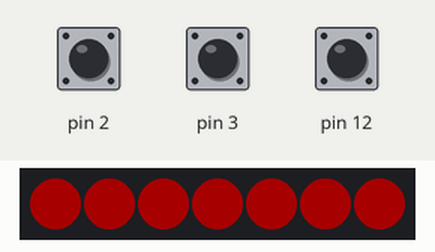
Recording of a sketch running on a simulated Arduino Uno, built with avr-gcc and run on an emulated ATmega328P. Shown: 7 RGB LEDs in strip order, left to right. Inputs (shaded band) come from the test bench; at power-on: pin 2 HIGH, pin 3 HIGH, pin 12 HIGH. Dim RGB values are drawn brighter than linear.

Above: at 1.5 s.
1.6 s: pin 2 pulled LOW for 0.15 s
At 2.5 s:
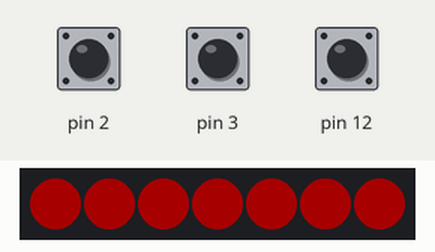
3.2 s: pin 3 pulled LOW for 1 s
At 3.52 s:
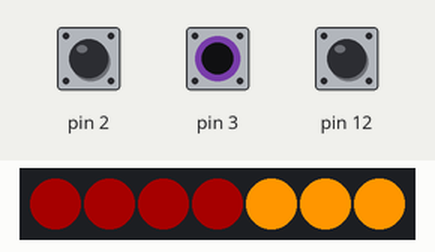
5.7 s: pin 12 pulled LOW for 0.15 s
At 5.77 s:
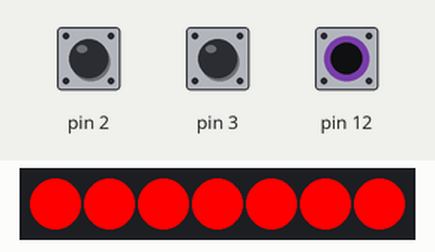
7.3 s: pin 2 pulled LOW for 1 s
At 8.24 s:
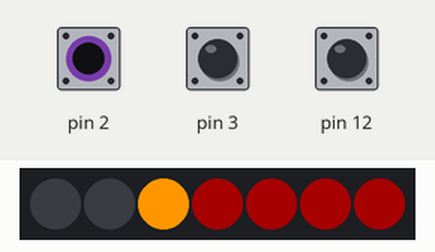
9.8 s: pin 2 pulled LOW for 3.2 s
At 10.12 s:
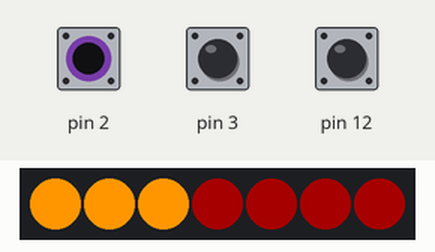
14.5 s: pin 3 pulled LOW for 3.2 s
At 17.6 s:
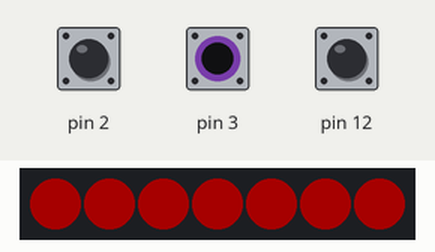
Timing chart, 0 to 19.1 s (numbered marks = the images above; inputs shaded):
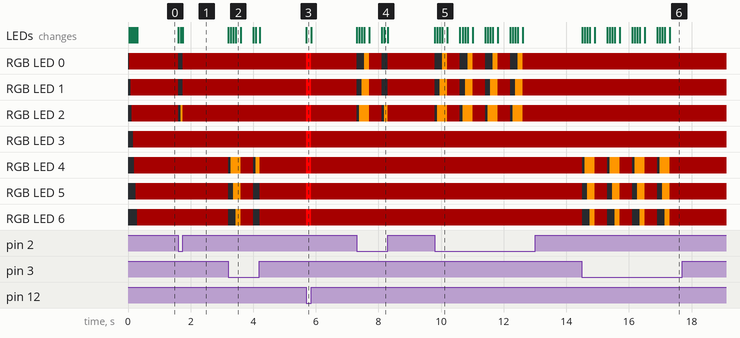

Measured:
- after the input at 1.6 s, RGB LED 0, RGB LED 1: RGB(40, 0, 0) → off at once, → RGB(40, 0, 0) 0.15 s later; RGB LED 2: RGB(40, 0, 0) → off at once, → RGB(255, 150, 0) 0.08 s later, → RGB(40, 0, 0) 0.07 s later; the LEDs: first change at once (image 1 shows a later state)
- after the input at 3.2 s, RGB LED 5: RGB(40, 0, 0) → off at once, → RGB(255, 150, 0) 0.16 s later, → RGB(40, 0, 0) 0.24 s later, → off 0.40 s later, … (5 changes in this stretch); RGB LED 6: RGB(40, 0, 0) → off at once, → RGB(255, 150, 0) 0.24 s later, → RGB(40, 0, 0) 0.16 s later, → off 0.40 s later, … (5 changes in this stretch)
- after the input at 5.7 s, RGB LED 0–6: RGB(40, 0, 0) → RGB(255, 0, 0) at once, → RGB(40, 0, 0) 0.15 s later; the LEDs: change at once (image 3)
- after the input at 7.3 s, RGB LED 0: RGB(40, 0, 0) → off at once, → RGB(255, 150, 0) 0.24 s later, → RGB(40, 0, 0) 0.16 s later, → off 0.40 s later, … (5 changes in this stretch); RGB LED 1: RGB(40, 0, 0) → off at once, → RGB(255, 150, 0) 0.16 s later, → RGB(40, 0, 0) 0.24 s later, → off 0.40 s later, … (5 changes in this stretch)

The sketch:

BikeLight_Demo.ino
```cpp
// This demo is coded by Teemu Laurila @ Teukkaniikka
// Date: 09.10.2020
//
// Use as you wish, but don't claim that you coded this, because
// you obviously didn't, and you would get a lot of crap for showing
// something this buggy to someone else.

/*
 * This thing works with Neopixels (aka. WS2812B LEDs)
 */

/************************ Afafruit neopixel object **************************/

#include <Adafruit_NeoPixel.h>

#define PIN 4         // Neopixel DIN-pin goes here
#define LED_COUNT 7   // How many leds do you have?

/***************************** Blink variables ******************************/

bool brake_state        = false;      // Is the brake activated?
bool left_blink_state   = false;      // Is left blinker activated?
bool right_blink_state  = false;      // Is right blinker activated?
bool blinkInit          = true;       // This will reset the blink animation
                                      // if it has stopped in the middle of it.

int8_t blink_state      = 0;          // 0 = no blink, -1 = left, 1 = right
uint16_t blink_delay    = 400;        // This is the delay between on/off states
                                      // of the indicator in ms

long oldBlink           = 0;          // Last time that the
                                      // blink state has changed.

/************************ COLORS & NEOPIXEL SETTINGS ************************/

Adafruit_NeoPixel led = Adafruit_NeoPixel(LED_COUNT, PIN, NEO_GRB + NEO_KHZ800);

const uint32_t white    = led.Color(255, 255, 255); // White
const uint32_t dim_red  = led.Color(40, 0, 0);      // Dark red
const uint32_t red      = led.Color(255, 0, 0);     // Red
const uint32_t yellow   = led.Color(255, 150, 0);   // Yellow
//const uint32_t dim_red  = led.Color(50,0,20);     // Dark Purple
//const uint32_t red      = led.Color(255,0,80);    // Purple

/****************************** SWEEP SETTINGS ******************************/

// Is the sweep still going on?
bool sweepBusy = false;

// In which pixel are we in the animation? (index)
int8_t sweepIndex = 0;

// Last animation update in ms
unsigned long oldUpdate = 0;

// How long to wait between animation steps in ms
uint16_t sweepUpdateInterval = 80; // 80

/*********************************** SETUP **********************************/

void setup() {
  // Setup all of the inputs (these are probably
  //                          used only for testing)
  pinMode(2, INPUT_PULLUP);
  pinMode(3, INPUT_PULLUP);
  pinMode(12, INPUT_PULLUP);

  // Setup the neopixel library
  led.begin();

  // Lower the sweepUpdateInterval to
  // speed up the startup animation.
  sweepUpdateInterval = 40;

  // Initialize the color of the boot animation
  uint32_t color = dim_red;

  // Set the sweepBusy to true to find out if it's running
  // FIXME: This shouldn't be needed, but the code doesn't work
  //        without this.
  sweepBusy = true;

  // Startup animation
  while (true) {
    // Set the color according to the brake status
    if (not digitalRead(12)) {
      color = red;
    } else {
      color = dim_red;
    }

    // Do a sweep
    sweep(0, LED_COUNT, true, color);

    // If the sweep is finished, break the while loop
    if (not sweepBusy) {
      break;
    }
  }

  // Set the sweep interval back to normal
  sweepUpdateInterval = 80;
}

/*********************************** LOOP **********************************/

void loop() {

  // If indicating to left
  if (digitalRead(2) == LOW) {
    if (blink_state == 0) {
      blink_state = -1;
    }
  }

  // If indicating to right
  if (digitalRead(3) == LOW) {
    if (blink_state == 0) {
      blink_state = 1;
    }
  }

  // Brake status
  brake_state = not digitalRead(12);

  // If both indicators are off
  if (digitalRead(2) == HIGH && digitalRead(3) == HIGH) {
    blink_state = 0;
  }

  // If we are not braking or indicating
  if (blink_state == 0 && brake_state == 0) {
    led.setPixelColor(0, dim_red);
    led.setPixelColor(1, dim_red);
    led.setPixelColor(2, dim_red);
    led.setPixelColor(3, dim_red);
    led.setPixelColor(4, dim_red);
    led.setPixelColor(5, dim_red);
    led.setPixelColor(6, dim_red);
  }

  // Braking without blinkers
  if (blink_state == 0 && brake_state == 1) {
    led.setPixelColor(0, red);
    led.setPixelColor(1, red);
    led.setPixelColor(2, red);
    led.setPixelColor(3, red);
    led.setPixelColor(4, red);
    led.setPixelColor(5, red);
    led.setPixelColor(6, red);
  }

  // If indicators are activated
  if (blink_state != 0) {
    uint32_t redColor = 0;

    // Handle the braking color
    if (brake_state) {
      redColor = red;
    } else {
      redColor = dim_red;
    }

    // If indicating left
    if (left_blink_state) {
      sweep(0, 3, false, yellow);
    } else {
      led.setPixelColor(0, redColor);
      led.setPixelColor(1, redColor);
      led.setPixelColor(2, redColor);
    }

    // Set the middle led always to the redColor
    led.setPixelColor(3, redColor);

    // If indicating right
    if (right_blink_state) {
      sweep(4, 3, true, yellow);
    } else {
      led.setPixelColor(4, redColor);
      led.setPixelColor(5, redColor);
      led.setPixelColor(6, redColor);
    }

    // If indicators are disabled, reset the sweep animation
    if (not left_blink_state && not right_blink_state) {
      sweepIndex = 0;
      sweepBusy = false;
    }

    // Handle the blink status
    if (millis() - oldBlink > blink_delay || blinkInit) {
      if (blink_state == -1) {
        left_blink_state = not left_blink_state;
      } else {
        right_blink_state = not right_blink_state;
      }

      blinkInit = false;
      oldBlink = millis();
    }
  } else {
    left_blink_state = false;
    right_blink_state = false;
    blinkInit = true;
    oldBlink = millis();
  }

  led.show();
}


// Do a sweep that starts from a specific index
// dir = True -> right
bool sweep(uint8_t startFrom, uint8_t count, bool dir, uint32_t color) {

  // Keep the refresh rate stable
  if (millis() - oldUpdate > sweepUpdateInterval) {

    // If we are starting the sweep
    if (not sweepBusy) {
      // Set all of the target leds to black
      for (uint8_t i = startFrom; i < startFrom + count; i++) {
        led.setPixelColor(i, 0);
      }
      led.show();

      // Set the starting index
      if (dir == true) {
        sweepIndex = startFrom;
      } else {
        sweepIndex = startFrom + count - 1;
      }

      sweepBusy = true;

    } else {
      // If direction is right
      if (dir == true) {
        // While there's LEDs left, do the sweep animation
        if (sweepIndex < startFrom + count) {
          led.setPixelColor(sweepIndex, color);

          /*
            // This can be used to clear the trail of the sweep animation
            // Currently disabled.
            if (sweepIndex > 0) {
            led.setPixelColor(sweepIndex - 1, 0);
            }
          */

          led.show();

          sweepIndex += 1;
        } else {
          /*
            // This can be used to clear all of the leds after the animation is
            // done. We don't need for now.
            for (uint8_t i = startFrom; i < startFrom + count; i++) {
            led.setPixelColor(i, 0);
            }
            led.show();
          */

          sweepBusy = false;
        }
        // If the direction is left
      } else {
        // While there's LEDs to sweep
        if (sweepIndex >= startFrom) {
          led.setPixelColor(sweepIndex, color);

          /*
            // This is also for clearing the trail
            if (sweepIndex < startFrom + count) {
            led.setPixelColor(sweepIndex + 1, 0);
            }
            led.show();
          */

          sweepIndex -= 1;


        } else {
          /*
            // This can be used to clear all of the leds after the animation is
            // done. We don't need for now.
            for (uint8_t i = startFrom; i < startFrom + count; i++) {
            led.setPixelColor(i, 0);
            }
            led.show();
          */

          sweepBusy = false;
        }
      }
    }

    // Save the update time
    oldUpdate = millis();
  }

  // Return true if the animation isn't finished
  return sweepBusy;
}
```
